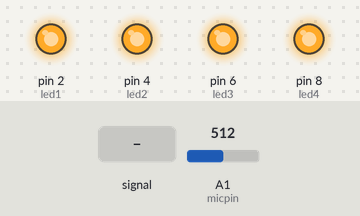
Simulated run of this sketch. Board: Arduino Uno, built with avr-gcc and run on an emulated ATmega328P. Parts: output pins drawn as LEDs (lit = HIGH). Dashed ring = blinking. The test bench sets the inputs (shaded band); at power-on: A1 (micpin) = 512. What the sketch prints to the serial monitor is not drawn.

Above: at 1.2 s.
1.3 s: A1 (micpin) fed a 200 Hz sine of ±460 counts around its level
At 1.52 s:
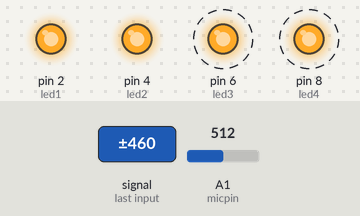
4.3 s: A1 (micpin) set to 122
At 5.5 s:
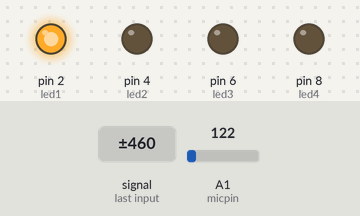
5.8 s: A1 (micpin) fed a 200 Hz sine of ±81 counts around its level
At 8.7 s:
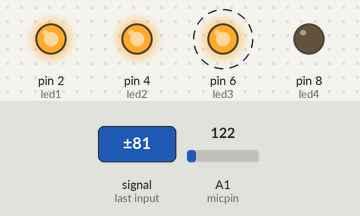
8.8 s: A1 (micpin) set to 210
At 9.8 s:
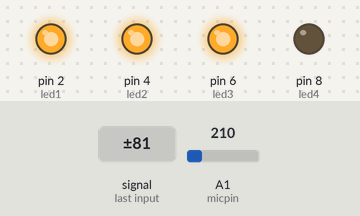
10.3 s: A1 (micpin) set to 223
At 11.5 s:
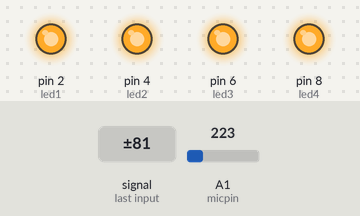
Timing chart, 0 to 12.8 s (numbered marks = the images above; inputs shaded):
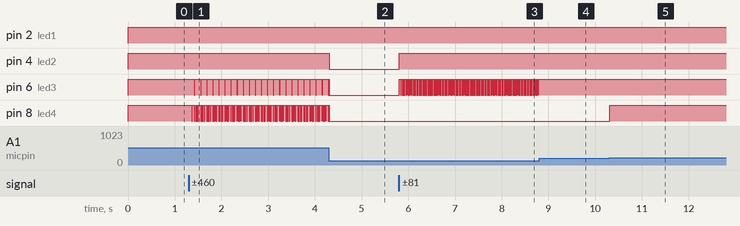

Measured:
- the behaviour switches between 210 and 211 on A1 (micpin) (found by bisection; images 4 and 5)
- after the input at 1.3 s, pin 6 (led3): alternates HIGH for 0.12 s and LOW for 0.01 s, starting after 0.12 s; pin 8 (led4): alternates HIGH for 0.02 s and LOW for 0.01 s, starting after 0.07 s
- after the input at 4.3 s, pin 4 (led2): HIGH → LOW at once; pin 8 (led4): goes on until 4.3 s, then stays LOW
- after the input at 5.8 s, pin 4 (led2): LOW → HIGH at once; pin 6 (led3): alternates HIGH for 0.02 s and LOW for 0.01 s, starting at once
- after the input at 8.8 s, pin 6 (led3): stops changing and stays HIGH
- after the input at 10.3 s, pin 8 (led4): LOW → HIGH at once

The sketch:

test_microphone_and_led.ino
```cpp
  const int micpin = A1;
  const int led1 = 2;
  const int led2 = 4;
  const int led3 = 6;
  const int led4 = 8;
  const int num_led = 4;

  int mic;
  const int baseline = 50;

  int amplitude;
  const int max_amplitude = 200;

  const int delta = max_amplitude/(num_led+1);

  const int thresh1 = delta;
  const int  thresh2 = thresh1 + delta;
  const int thresh3 = thresh2 + delta;
  const int thresh4 = thresh3 + delta;

void setup() {
  // put your setup code here, to run once:
  pinMode(led1, OUTPUT);
  pinMode(led2, OUTPUT);
  pinMode(led3, OUTPUT);
  pinMode(led4, OUTPUT);
  Serial.begin(9600);
}

void loop() {
  // put your main code here, to run repeatedly:
  mic = analogRead(micpin);
  amplitude = abs(mic-baseline);
  Serial.println(amplitude);

  if (amplitude> thresh4){
    digitalWrite(led1,HIGH);
    digitalWrite(led2,HIGH);
    digitalWrite(led3,HIGH);
    digitalWrite(led4,HIGH);
  }
  else if (amplitude> thresh3){
    digitalWrite(led1,HIGH);
    digitalWrite(led2,HIGH);
    digitalWrite(led3,HIGH);
    digitalWrite(led4,LOW);
  }
  else if (amplitude> thresh2){
    digitalWrite(led1,HIGH);
    digitalWrite(led2,HIGH);
    digitalWrite(led3,LOW);
    digitalWrite(led4,LOW);
  }
  else if (amplitude> thresh1){
    digitalWrite(led1,HIGH);
    digitalWrite(led2,LOW);
    digitalWrite(led3,LOW);
    digitalWrite(led4,LOW);
  }
  else{
    digitalWrite(led1,LOW);
    digitalWrite(led2,LOW);
    digitalWrite(led3,LOW);
    digitalWrite(led4,LOW);
  }
}
```
